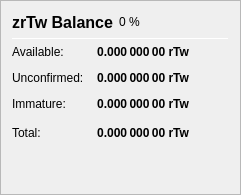
                   <widget class="QFrame" name="frame_ZerocoinBalances">
                    <property name="frameShape">
                     <enum>QFrame::StyledPanel</enum>
                    </property>
                    <property name="frameShadow">
                     <enum>QFrame::Raised</enum>
                    </property>
                    <layout class="QVBoxLayout" name="verticalLayout_7">
                     <item>
                      <layout class="QHBoxLayout" name="horizontalLayout_8" stretch="0">
                       <item>
                        <widget class="QLabel" name="label_5z_3">
                         <property name="minimumSize">
                          <size>
                           <width>0</width>
                           <height>20</height>
                          </size>
                         </property>
                         <property name="font">
                          <font>
                           <pointsize>12</pointsize>
                           <weight>75</weight>
                           <bold>true</bold>
                          </font>
                         </property>
                         <property name="text">
                          <string>zrTw Balance</string>
                         </property>
                        </widget>
                       </item>
                       <item>
                        <widget class="QLabel" name="labelzMuBdIPercent">
                         <property name="text">
                          <string notr="true">0 %</string>
                         </property>
                        </widget>
                       </item>
                       <item>
                        <spacer name="horizontalSpacer_11">
                         <property name="orientation">
                          <enum>Qt::Horizontal</enum>
                         </property>
                         <property name="sizeHint" stdset="0">
                          <size>
                           <width>40</width>
                           <height>20</height>
                          </size>
                         </property>
                        </spacer>
                       </item>
                      </layout>
                     </item>
                     <item>
                      <widget class="Line" name="line_ZerocoinBalance">
                       <property name="minimumSize">
                        <size>
                         <width>0</width>
                         <height>1</height>
                        </size>
                       </property>
                       <property name="maximumSize">
                        <size>
                         <width>16777215</width>
                         <height>1</height>
                        </size>
                       </property>
                       <property name="orientation">
                        <enum>Qt::Horizontal</enum>
                       </property>
                      </widget>
                     </item>
                     <item>
                      <layout class="QGridLayout" name="gridLayout_5">
                       <property name="spacing">
                        <number>12</number>
                       </property>
                       <item row="1" column="0">
                        <widget class="QLabel" name="labelzBalanceMatureText">
                         <property name="toolTip">
                          <string>Mature: more than 20 confirmation and more than 3 mints of the same denomination after it was minted.
These zrTw are spendable.</string>
                         </property>
                         <property name="text">
                          <string>Available:</string>
                         </property>
                        </widget>
                       </item>
                       <item row="1" column="1">
                        <widget class="QLabel" name="labelzBalanceMature">
                         <property name="font">
                          <font>
                           <weight>75</weight>
                           <bold>true</bold>
                          </font>
                         </property>
                         <property name="toolTip">
                          <string>Mature: more than 20 confirmation and more than 3 mints of the same denomination after it was minted.
These zrTw are spendable.</string>
                         </property>
                         <property name="text">
                          <string notr="true">0.000 000 00 rTw</string>
                         </property>
                         <property name="alignment">
                          <set>Qt::AlignRight|Qt::AlignTrailing|Qt::AlignVCenter</set>
                         </property>
                        </widget>
                       </item>
                       <item row="2" column="0">
                        <widget class="QLabel" name="labelzBalanceUnconfirmedText">
                         <property name="toolTip">
                          <string>Unconfirmed: less than 20 confirmations
Immature: confirmed, but less than 3 mints of the same denomination after it was minted</string>
                         </property>
                         <property name="text">
                          <string>Unconfirmed:</string>
                         </property>
                        </widget>
                       </item>
                       <item row="2" column="1">
                        <widget class="QLabel" name="labelzBalanceUnconfirmed">
                         <property name="font">
                          <font>
                           <weight>75</weight>
                           <bold>true</bold>
                          </font>
                         </property>
                         <property name="toolTip">
                          <string>Unconfirmed: less than 20 confirmations
Immature: confirmed, but less than 3 mints of the same denomination after it was minted</string>
                         </property>
                         <property name="text">
                          <string notr="true">0.000 000 00 rTw</string>
                         </property>
                         <property name="alignment">
                          <set>Qt::AlignRight|Qt::AlignTrailing|Qt::AlignVCenter</set>
                         </property>
                        </widget>
                       </item>
                       <item row="3" column="0">
                        <widget class="QLabel" name="labelzBalanceImmatureText">
                         <property name="toolTip">
                          <string>Unconfirmed: less than 20 confirmations
Immature: confirmed, but less than 3 mints of the same denomination after it was minted</string>
                         </property>
                         <property name="text">
                          <string>Immature:</string>
                         </property>
                        </widget>
                       </item>
                       <item row="3" column="1">
                        <widget class="QLabel" name="labelzBalanceImmature">
                         <property name="font">
                          <font>
                           <weight>75</weight>
                           <bold>true</bold>
                          </font>
                         </property>
                         <property name="toolTip">
                          <string>Unconfirmed: less than 20 confirmations
Immature: confirmed, but less than 3 mints of the same denomination after it was minted</string>
                         </property>
                         <property name="text">
                          <string notr="true">0.000 000 00 rTw</string>
                         </property>
                         <property name="alignment">
                          <set>Qt::AlignRight|Qt::AlignTrailing|Qt::AlignVCenter</set>
                         </property>
                        </widget>
                       </item>
                       <item row="4" column="0">
                        <widget class="QLabel" name="labelzBalanceText">
                         <property name="toolTip">
                          <string>Your current zrTw balance, unconfirmed and immature zrTw included.</string>
                         </property>
                         <property name="text">
                          <string>Total:</string>
                         </property>
                        </widget>
                       </item>
                       <item row="4" column="1">
                        <widget class="QLabel" name="labelzBalance">
                         <property name="font">
                          <font>
                           <weight>75</weight>
                           <bold>true</bold>
                          </font>
                         </property>
                         <property name="cursor">
                          <cursorShape>IBeamCursor</cursorShape>
                         </property>
                         <property name="toolTip">
                          <string>Your current zrTw balance, unconfirmed and immature zrTw included.</string>
                         </property>
                         <property name="text">
                          <string notr="true">0.000 000 00 rTw</string>
                         </property>
                         <property name="alignment">
                          <set>Qt::AlignRight|Qt::AlignTrailing|Qt::AlignVCenter</set>
                         </property>
                         <property name="textInteractionFlags">
                          <set>Qt::LinksAccessibleByMouse|Qt::TextSelectableByKeyboard|Qt::TextSelectableByMouse</set>
                         </property>
                        </widget>
                       </item>
                       <item row="4" column="2">
                        <spacer name="horizontalSpacer_4">
                         <property name="orientation">
                          <enum>Qt::Horizontal</enum>
                         </property>
                         <property name="sizeHint" stdset="0">
                          <size>
                           <width>40</width>
                           <height>20</height>
                          </size>
                         </property>
                        </spacer>
                       </item>
                      </layout>
                     </item>
                     <item>
                      <spacer name="verticalSpacer_4">
                       <property name="orientation">
                        <enum>Qt::Vertical</enum>
                       </property>
                       <property name="sizeHint" stdset="0">
                        <size>
                         <width>20</width>
                         <height>40</height>
                        </size>
                       </property>
                      </spacer>
                     </item>
                    </layout>
                   </widget>
